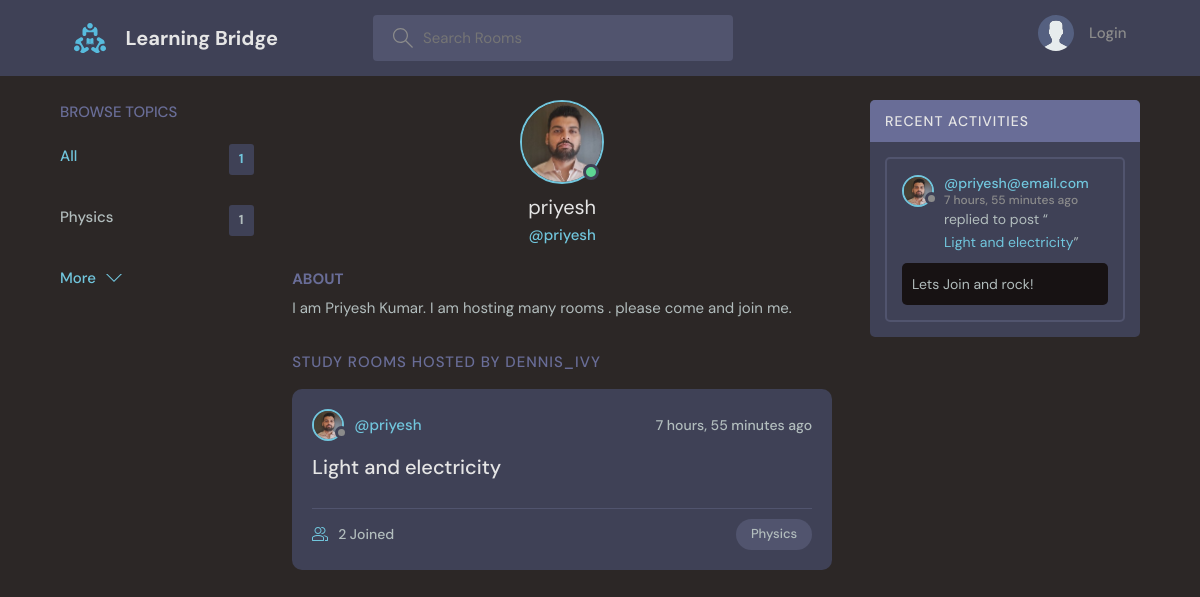
Screenshot of /user-profile/1/ with the database file from the repository.
### base/models.py (models this page shows)
class Topic(models.Model):
    name= models.CharField(max_length=200)
    def __str__(self):
        return self.name

class User(AbstractUser):
    name = models.CharField(max_length=200, null = True)
    email = models.EmailField(unique=True, null= True)
    bio = models.TextField(null = True)
    avatar = models.ImageField(null = True, default = "avatar.svg")
    USERNAME_FIELD = "email"
    REQUIRED_FIELDS = []

class Room(models.Model):
    host =  models.ForeignKey(User, on_delete = models.SET_NULL, null=True)
    topic = models.ForeignKey(Topic,on_delete = models.SET_NULL, null=True)
    name = models.CharField(max_length =200)
    description = models.TextField(null =True, blank=True)
    participants = models.ManyToManyField(User, related_name='participants', blank=True)
    updated=models.DateTimeField(auto_now= True)
    created = models.DateTimeField(auto_now_add=True)
    class Meta:
        ordering = [ '-updated', '-created']
    def __str__(self):
        return self.name

class Message(models.Model):
    user = models.ForeignKey(User, on_delete = models.CASCADE)
    room=models.ForeignKey(Room, on_delete= models.CASCADE)
    body = models.TextField()
    updated=models.DateTimeField(auto_now= True)
    created = models.DateTimeField(auto_now_add=True)
    class Meta:
        ordering = [ '-updated', '-created']
    def __str__(self):
        return self.body[0:50]

### base/views.py (the view)
# urls.py: path('user-profile/<str:pk>/', views.userProfile, name='user-profile'),
def userProfile(request,pk):
    user= User.objects.get(id=pk)
    rooms = user.room_set.all()
    room_messages = user.message_set.all()
    topics= Topic.objects.all()
    context={'user':user, 'rooms':rooms, 'room_messages':room_messages, 'topics':topics}
    return render(request, 'base/user_profile.html', context)

### base/templates/base/user_profile.html (shortened to what this page needs)
{% extends 'main.html' %}
{% block content %}
<body>
  <main class="profile-page layout layout--3">
    <div class="container">
      {% include 'base/topic_components.html'%}
      <div class="roomList">
        <div class="profile">
          <div class="profile__avatar">
            <div class="avatar avatar--large active">
              <img src="{{user.avatar.url}}" alt="profile photo"/>
            </div>
          </div>
          <div class="profile__info">
            <h3>{{user.username}}</h3>
            <p>@{{user.username}}</p>
          </div>
          <div class="profile__about">
            <h3>About</h3>
            <p>
              {{user.bio}}
            </p>
          </div>
        </div>
        <div class="roomList__header">
          <div>
            <h2>Study Rooms Hosted by dennis_ivy</a>
            </h2>
          </div>
        </div>
        {% include 'base/feed_components.html'%}
      </div>
      {% include 'base/activity_components.html'%}
    </div>
  </main>
</body>
{% endblock content %}

### templates/main.html (shortened to what this page needs)
{% load static %}
<!DOCTYPE html>
<html lang="en">
  <head>
    <link rel="stylesheet" href="{% static 'styles/style.css' %}" />
  </head>
  <body>
    {% include 'navbar.html' %}
    {% block content %}
    {% endblock %}
  </body>
</html>

### templates/navbar.html (shortened to what this page needs)
{% load static %}
<header class="header header--loggedIn">
    <div class="container">
      <a href="{% url 'home' %}" class="header__logo">
        <img src="{% static 'images/logo.svg' %}" alt="Logo" />
        <h1>Learning Bridge</h1>
      </a>
      <form class="header__search" method="GET" action="{% url 'home' %}">
        <label>
          <input type="text" name="q" placeholder="Search Rooms">
        </label>
      </form>
      <nav class="header__menu">
        {% if request.user.is_authenticated %}
        <div class="header__user">
          <a href="{% url 'user-profile' user.id %}">
            <div class="avatar avatar--medium active">
              <img src="{{request.user.avatar.url}}" alt="profile photo"/>
            </div>
            <p>{{request.user.username}} <span>@{{request.user.username}}</span></p>
          </a>
          <button class="dropdown-button" title="down button" type="button">
            <svg version="1.1" xmlns="http://www.w3.org/2000/svg" width="32" height="32" viewBox="0 0 32 32">
              <title>chevron-down</title>
              <path d="M16 21l-13-13h-3l16 16 16-16h-3l-13 13z"></path>
            </svg>
          </button>
        </div>
        {% else %}
        <a href="{% url 'login' %}">
          <img src="{% static 'images/avatar.svg' %}" alt="profile photo"/>
          <p>Login</p>
        </a>
        {% endif %}
      </nav>
    </div>
  </header>

### base/templates/base/topic_components.html
<div class="topics">
    <div class="topics__header">
      <h2>Browse Topics</h2>
    </div>
    <ul class="topics__list">
      <li>
        <a href="{% url 'home' %}" class="active">All <span>{{topics.count}}</span></a>
      </li>
      {% for topic in topics %}
      <li>
        <a href="{% url 'home' %}?q={{topic.name}}"> {{topic.name}} <span>{{topic.room_set.all.count}}</span></a>
      </li>
      {% endfor %}
    </ul>
    <a class="btn btn--link" href="{% url 'topics' %}">
      More
      <svg version="1.1" xmlns="http://www.w3.org/2000/svg" width="32" height="32" viewBox="0 0 32 32">
        <title>chevron-down</title>
        <path d="M16 21l-13-13h-3l16 16 16-16h-3l-13 13z"></path>
      </svg>
    </a>
  </div>

### base/templates/base/feed_components.html (shortened to what this page needs)
{% for room in rooms %}
<div class="roomListRoom">
    <div class="roomListRoom__header">
      <a href="{% url 'user-profile' room.host.id %}" class="roomListRoom__author">
        <div class="avatar avatar--small">
          <img src="{{room.host.avatar.url}}" alt="profile photo"/>
        </div>
        <span>@{{room.host.username}}</span>
      </a>
      <div class="roomListRoom__actions">
        <span>{{room.created|timesince}} ago</span>
      </div>
    </div>
    <div class="roomListRoom__content">
      <a href="{% url 'room' room.id %}">{{room.name}}</a>
    </div>
    <div class="roomListRoom__meta">
      <a href="{% url 'room' room.id %}" class="roomListRoom__joined">
        {{room.participants.all.count}} Joined
      </a>
      <p class="roomListRoom__topic">{{room.topic}}</p>
    </div>
  </div>
{% endfor %}

### base/templates/base/activity_components.html (shortened to what this page needs)
<div class="activities">
    <div class="activities__header">
      <h2>Recent Activities</h2>
    </div>
    {% for message in room_messages %}
    <div class="activities__box">
      <div class="activities__boxHeader roomListRoom__header">
        <a href="{% url 'user-profile' message.user.id %}" class="roomListRoom__author">
          <div class="avatar avatar--small">
            <img src="{{message.user.avatar.url}}" alt="profile photo" />
          </div>
          <p>
            @{{message.user}}
            <span>{{message.created|timesince}} ago</span>
          </p>
        </a>
      </div>
      <div class="activities__boxContent">
        <p>replied to post “<a href="{% url 'room' message.room.id %}">{{message.room}}</a>”</p>
        <div class="activities__boxRoomContent">
          {{message}}
        </div>
      </div>
    </div>
    {% endfor %}
</div>

### rows the page displays
Topic: name "Physics", room_set.all.count "1"
User: avatar (picture), username "priyesh", bio "I am Priyesh Kumar. I am hosting many rooms . please come and join me."
Room: host.avatar (picture), host.username "priyesh", created "7 hours, 55 minutes", name "Light and electricity", participants.all.count "2", topic "Physics"
Message: user.avatar (picture), user "priyesh@email.com", created "7 hours, 55 minutes", room "Light and electricity", body "Lets Join and rock!"

### other values shown
{{ topics.count }} "1"
